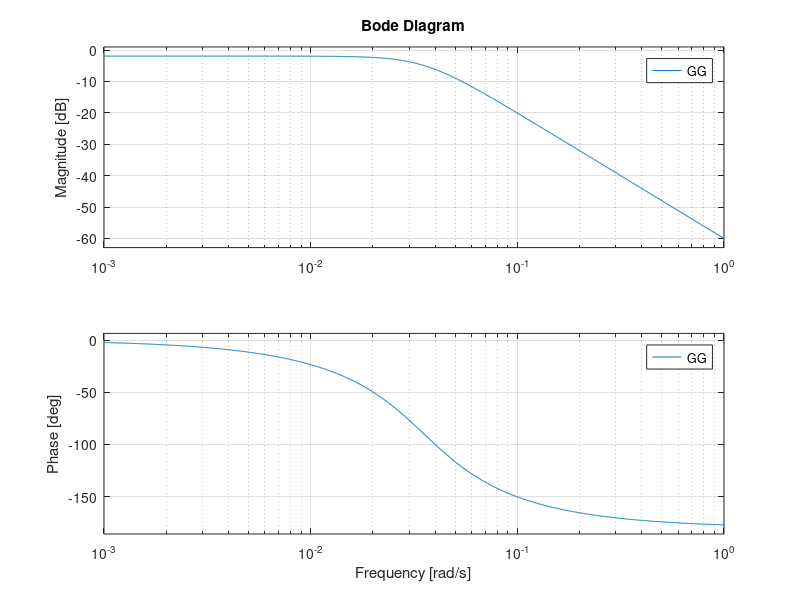

This figure's MATLAB source: (Note: this script raises an error after producing the figure.)
%% Progetto traccia a1
% Gruppo Q
%   Clarissa Bovo
%   Fabio Cangiano
%   Francesca Porzia Fedi
%   Antonio Zara

clear all; close all; clc

%% SPECIFICHE
% -)Errore a regime minore o uguale a 0.01 in risposta a un gradino
%   w(t)=2*1(t) e d(t)=2*1(t)
%
% -)Mf maggiore o uguale a 30°
%
% -)S% minore o uguale a 1%
%
%-)Ta,1=1
%
% -)Attenuazione di almeno 35db per d(t) tra
%       [omega_d_min,omega_d_max] = [0,0.1]
%
% -)Attenuazione di almeno 80db per n(t) tra
%       [omega_n_min,omega_n_max] = [10^3,10^6]

% Ampiezza gradini
WW = 2;
DD = 2;

% Errore a regime
e_star = 0.01;

% Sovraelongazione massima e Tempo di assetamento all'1%
S_100_spec = 0.01;
T_a1_spec = 1;

% Attenuazione disturbo sull'uscita
A_d = 35;
omega_d_MAX = 0.1;

% Attenuazione disturbo di misura
A_n = 80;
omega_n_min = 1e3;
omega_n_MAX = 1e6;

%% Creazione sistema

% Parametri forniti
J=10; % [R] indica il momento di inerzia del drone rispetto all'asse di rotazione passante per il baricentro

beta=0.5; % [R] indica il coefficiente di attrito dovuto alla presenza dell'aria

a=0.01; % [R] indica la semi ampiezza planare del drone

F_v=-5; % [R] indica la forza costante do vuta all'azione del vento

theta_e=pi/3; %Valore di equilibrio per x1

% Matrici per la costruzione del sistema linearizzato
A=[0, 1; ((a*F_v)/(2*J))*cos(theta_e), -beta/J];
B=[0; a/J];
C=[1, 0];
D=0;

% Creazione del sistema linearizzato nel dominio del tempo
SYS = ss(A,B,C,D);

% Passaggio nel dominio di Laplace
s = tf('s'); %Variabile di traferimento

GG = tf(SYS); %Funzione di trasferimento G(s)

%omega_n=sqrt(0.00125)
%psi=0.05/(2*omega_n)
%mu=0.001/(omega_n)^2

%% Diagramma di Bode

figure(1);
bode(GG);
grid on, zoom on;

% Stop qui per diagramma di bode G(s)
if 0
    return
end

%% Regolatore statico - proporzionale senza poli nell'origine

% Valore minimo prescritto per L(0)
mu_s = (DD+WW)/e_star;

% Guadagno minimo del regolatore ottenuto come L(0)/G(0)
G_0 = abs(evalfr(GG,0));
RR_s = mu_s / G_0; 

% Sistema esteso Ge(s)
GG_e = RR_s*GG;

%% Diagrammi di Bode di Ge con specifiche

figure(2);
hold on;


% Calcolo specifiche S% => Margine di fase
logsq = (log(S_100_spec))^2;
xi = sqrt(logsq/(pi^2+logsq));
Mf_spec = xi*100;
omega_Ta_MAX = 460/(Mf_spec*T_a1_spec); 

% Specifiche su d
omega_d_min = 0.0001; % lower bound per il plot
Bnd_d_x = [omega_d_min; omega_d_MAX; omega_d_MAX; omega_d_min];
Bnd_d_y = [A_d; A_d; -150; -150];
patch(Bnd_d_x, Bnd_d_y,'r','FaceAlpha',0.2,'EdgeAlpha',0);

% Specifiche su n
Bnd_n_x = [omega_n_min; omega_n_MAX; omega_n_MAX; omega_n_min];
Bnd_n_y = [-A_n; -A_n; 100; 100];
patch(Bnd_n_x, Bnd_n_y,'g','FaceAlpha',0.2,'EdgeAlpha',0);

% Specifiche tempo d'assestamento (minima pulsazione di taglio)
omega_Ta_min = 1e-4; % lower bound per il plot
omega_Ta_MAX = 460/(Mf_spec*T_a1_spec); % omega_c >= 460/(Mf*T^*) ~ 4.6
Bnd_Ta_x = [omega_Ta_min; omega_Ta_MAX; omega_Ta_MAX; omega_Ta_min];
Bnd_Ta_y = [0; 0; -150; -150];
patch(Bnd_Ta_x, Bnd_Ta_y,'b','FaceAlpha',0.2,'EdgeAlpha',0);

% Legenda colori
Legend_mag = ["A_d", "A_n", "\omega_{c,min}", "G(j\omega)"];
legend(Legend_mag);

% Plot Bode con margini di stabilità
margin(GG_e);
grid on; zoom on;

% Specifiche sovraelongazione (margine di fase)
omega_c_min = omega_Ta_MAX;
omega_c_MAX = omega_n_min;

phi_spec = Mf_spec - 180;
phi_low = -270; % lower bound per il plot

Bnd_Mf_x = [omega_c_min; omega_c_MAX; omega_c_MAX; omega_c_min];
Bnd_Mf_y = [phi_spec; phi_spec; phi_low; phi_low];
patch(Bnd_Mf_x, Bnd_Mf_y,'g','FaceAlpha',0.2,'EdgeAlpha',0);
hold on;

% Legenda colori
Legend_arg = ["G(j\omega)"; "M_f"];
legend(Legend_arg);

% Stop qui per diagrama di bode Ge(s)
if 0
    return
end

%% Regolatore dinamico - Rete Anticipatrice

% Parametri per la creazione della rete
Mf_star = Mf_spec+5; % Margine di fase per L(s) finale

omega_c_star = omega_c_min+1; % Pulsazione alla quale vorremo |L(j*omega_c_star)|db = 0db

% Formule di inversione per il calcolo di alpha e tau
[mag_omega_c_star, arg_omega_c_star, ~] = bode(GG_e, omega_c_star); % Calcolo ampezza e fase rispetto a omega_c_star di Ge(s)
mag_omega_c_star_db = 20*log10(mag_omega_c_star);

M_star = 10^(-mag_omega_c_star_db/20);
phi_star = Mf_star - 180 - arg_omega_c_star;

alpha_tau = (cos(phi_star*pi/180) - 1/M_star)/(omega_c_star*sin(phi_star*pi/180)); %è passato da gradi a radianti facendo pi/180
tau = (M_star - cos(phi_star*pi/180))/(omega_c_star*sin(phi_star*pi/180));
alpha = alpha_tau / tau;


check_flag = min(tau, alpha_tau);
if check_flag < 0
    disp('Errore: polo/zero positivo');
    return;
end

%Costruzione Rete Anticipatrice e L(s)
R_d = (1 + tau*s)/(1 + alpha_tau*s); % Rete Anticipatrice

% Aggiungiamo un polo a parte reale negativa per tirare giù l'ampiezza e
% mantenere la stabilità del sistema

Polo = 1/(1+(1/80)*s);

LL = R_d*Polo*GG_e; % L(s)

%% Diagrammi di Bode con specifiche includendo regolatore dinamico

figure(3);
hold on;


% Specifiche su ampiezza
patch(Bnd_d_x, Bnd_d_y,'r','FaceAlpha',0.2,'EdgeAlpha',0);
patch(Bnd_n_x, Bnd_n_y,'g','FaceAlpha',0.2,'EdgeAlpha',0);
patch(Bnd_Ta_x, Bnd_Ta_y,'b','FaceAlpha',0.2,'EdgeAlpha',0);
legend(Legend_mag);

% Plot Bode con margini di stabilità
margin(LL);
grid on; zoom on;

% Specifiche su fase
patch(Bnd_Mf_x, Bnd_Mf_y,'g','FaceAlpha',0.2,'EdgeAlpha',0);
hold on;
legend(Legend_arg);

% Stop qui per diagramma di bode di L(s)
if 0
    return 
end

%% Check prestazioni in anello chiuso

% Funzione di sensitività complementare
FF = LL/(1+LL);

% Risposta al gradino
figure(4);

WW_check = -2; % Gradino w(t)=-2*1(t)

T_simulation = 5;
[y_step,t_step] = step(WW_check*FF, T_simulation);
plot(t_step,y_step,'b');
grid on, zoom on, hold on;

% Vincolo sovraelongazione
patch([0,T_simulation,T_simulation,0],[WW_check*(1+S_100_spec),WW_check*(1+S_100_spec),WW_check-1,WW_check-1],'r','FaceAlpha',0.3,'EdgeAlpha',0.5);
ylim([WW_check-1 0]);

% Vincolo tempo di assestamento all'1%
LV = abs(evalfr(WW_check*FF,0)); % valore limite gradino: W*F(0)
patch([T_a1_spec,T_simulation,T_simulation,T_a1_spec],[-LV*(1-0.01),-LV*(1-0.01),0,0],'g','FaceAlpha',0.1,'EdgeAlpha',0.5);
patch([T_a1_spec,T_simulation,T_simulation,T_a1_spec],[-LV*(1+0.01),-LV*(1+0.01),-LV-1,-LV-1],'g','FaceAlpha',0.1,'EdgeAlpha',0.1);

Legend_step = ["Risposta al gradino"; "Vincolo sovraelongazione"; "Vincolo tempo di assestamento"];
legend(Legend_step);

%% Diagramma di bode sistema in anello chiuso
figure(5);
bode(FF)
grid on, zoom on

%% Check disturbo in uscita

% Funzione di sensitività
SS = 1/(1+LL);
figure(6);

% Testiamo il sistema su d(t)
tt = (0:1e-1:1e2)';
dd = 0;
for kk = 1:4   
    dd=0.3*sin(0.025*kk*tt)+dd;
end
y_d = lsim(SS,dd,tt);
hold on, grid on, zoom on
plot(tt,dd,'m')
plot(tt,y_d,'b')
grid on
legend('dd','y_d')

%% Check disturbo di misura

% Funzione di sensitività complementare negata
FF_neg = -FF;
figure(7);

% Testiamo il sistema su n(t)
tt = (0:1e-8:1e-2)';
nn = 0;
for kk = 1:4   
    nn=0.2*sin(1e3*kk*tt)+nn;
end
y_n = lsim(FF_neg,nn,tt);
hold on, grid on, zoom on
plot(tt,nn,'m')
plot(tt,y_n,'b')
grid on
legend('nn','y_d')

%% Utilità per Simulink

%open('Progetto_a1_simulink.slx');
x=[1,2,3,4];
DD_ampiezza=0.3;
DD_frequenza=0.025;
NN_ampiezza=0.2;
NN_frequenza=1e3;

%parte sistema lineare
R=R_d*RR_s*Polo;
[nuR,deR]=tfdata(R);
numR=nuR{1};
denR=deR{1};
[nuG,deG]=tfdata(GG);
numG=nuG{1};
denG=deG{1};

%parte sistema non lineare
x01=theta_e;
x02=0;
ye=x01;
u_e=2.17;